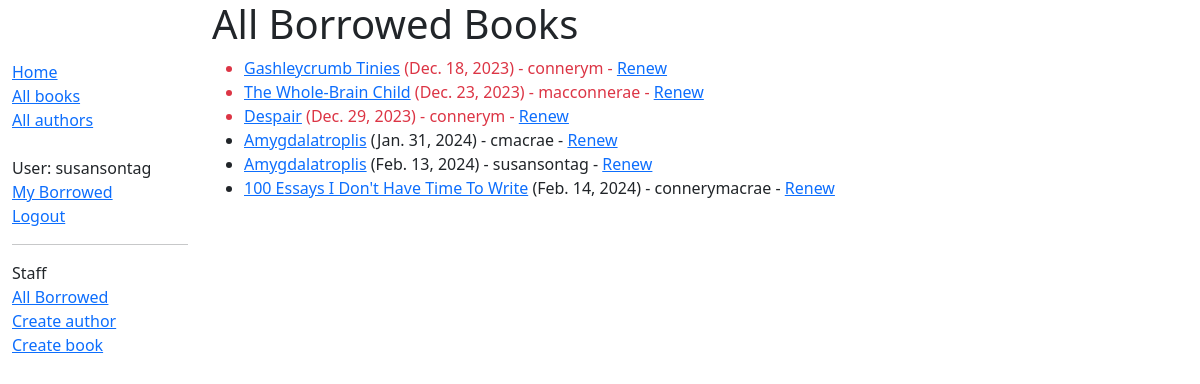
Screenshot of /catalog/allloans/ (signed in) with the database file from the repository.
### catalog/models.py (models this page shows, shortened)
class BookInstance(models.Model):
    book = models.ForeignKey('Book', on_delete=models.RESTRICT,
                             null=True)
    id = models.UUIDField(primary_key=True, default=uuid.uuid4,
                          help_text="Unique ID for this particular book "
                                    "across the whole library")
    imprint = models.CharField(max_length=200)
    due_back = models.DateField(null=True, blank=True)
    borrower = models.ForeignKey(settings.AUTH_USER_MODEL, on_delete=models.SET_NULL, null=True, blank=True)
    LOAN_STATUS = (
        ('m', 'Maintenance'),
        ('o', 'On loan'),
        ('a', 'Available'),
        ('r', 'Reserved'),
    )
    status = models.CharField(
        max_length=1,
        choices=LOAN_STATUS,
        blank=True,
        default='m',
        help_text='Book availability',
    )
    class Meta:
        ordering = ['book', 'due_back']
        permissions = (("can_mark_returned", "Set book as returned"),)
    def is_overdue(self):
        return bool(self.due_back and date.today() > self.due_back)

class Book(models.Model):
    title = models.CharField(max_length=200)
    volume = models.IntegerField(null=True, blank=True)
    author = models.ForeignKey('Author', on_delete=models.RESTRICT, null=True)
    summary = models.TextField(
        max_length=1000, help_text="Enter a brief description of the book")
    ibsn = models.CharField('IBSN', max_length=13,
                            unique=True, help_text='13 Characters <a '
                                                   'href="https://www.isbn-international.org/content/what-isbn'
                                                   '">ISBN number</a>')
    genre = models.ManyToManyField(Genre, help_text="Select a genre for this book")
    language = models.ForeignKey(
        'Language', on_delete=models.SET_NULL, null=True)
    def display_genre(self):
        """Create a string for the Genre. This is required to display genre in Admin."""
        return ', '.join(genre.name for genre in self.genre.all()[:3])
    display_genre.short_description = 'Genre'

### catalog/views.py (the view)
# urls.py: path('allloans/', views.LoanedBooksListView.as_view(), name='all-borrowed'),
class LoanedBooksListView(PermissionRequiredMixin, generic.ListView):
    permission_required = 'catalog.view_bookinstance'
    model = BookInstance
    template_name = 'catalog/bookinstance_list_borrowed.html'
    paginate_by = 25
    def get_queryset(self):
        return (
            BookInstance.objects.filter(status__exact='o')
            .order_by('due_back')
        )

### catalog/templates/catalog/bookinstance_list_borrowed.html
{% extends "base_generic.html" %}
{% block content %}
    <h1>All Borrowed Books</h1>
    {% if bookinstance_list %}
    <ul>
      {% for bookinst in bookinstance_list %}
      <li class="{% if bookinst.is_overdue %}text-danger{% endif %}">
        <a href="{% url 'book-detail' bookinst.book.pk %}">{{ bookinst.book.title }}</a> ({{ bookinst.due_back }})
          - {{bookinst.borrower}}
          {% if perms.catalog.can_mark_returned %}- <a href="{% url 'renew-book-librarian' bookinst.id %}">Renew</a>{% endif %}
      </li>
      {% endfor %}
    </ul>
    {% else %}
      <p>There are no books borrowed.</p>
    {% endif %}
{% endblock %}

### catalog/templates/base_generic.html (shortened to what this page needs)
<!DOCTYPE html>
<html lang="en">
  <head>
    <link href="https://cdn.jsdelivr.net/npm/bootstrap@5.3.2/dist/css/bootstrap.min.css"
      rel="stylesheet"
>
    {% load static %}
    <link rel="stylesheet" href="{% static 'css/styles.css' %}" />
  </head>
  <body>
    <div class="container-fluid">
      <div class="row">
        <div class="col-sm-2">
          {% block sidebar %}
            <ul class="sidebar-nav">
              <li><a href="{% url 'index' %}">Home</a></li>
              <li><a href="{% url 'books' %}">All books</a></li>
              <li><a href="{% url 'authors' %}">All authors</a></li>
                <br>
            {% if user.is_authenticated %}
            <li>User: {{ user.get_username }}</li>
                <li><a href="{% url 'my-borrowed' %}">My Borrowed</a></li>
            <li><a href="{% url 'logout' %}?next={{ request.path }}">Logout</a></li>
            {% else %}
            <li><a href="{% url 'login' %}?next={{ request.path }}">Login</a></li>
            {% endif %}
                <hr>
            {% if user.is_staff %}
             <li>Staff</li>
                <li><a href="{% url 'all-borrowed' %}">All Borrowed</a></li>
                {% if perms.catalog.add_author %}
                <li><a href="{% url 'author-create' %}">Create author</a></li>
                {% endif %}
                {% if perms.catalog.add_book %}
                <li><a href="{% url 'book-create' %}">Create book</a></li>
                {% endif %}
            {% endif %}
            </ul>
          {% endblock %}
        </div>
        <div class="col-sm-10 ">{% block content %}{% endblock %}
</div>
      </div>
    </div>
  </body>
</html>

### catalog/static/css/styles.css (style rules this page uses)
.sidebar-nav { margin-top: 60px; padding: 0; list-style: none; }

### rows the page displays
BookInstance: book "Gashleycrumb Tinies", due_back "Dec. 18, 2023", borrower "connerym"
BookInstance: book "The Whole-Brain Child", due_back "Dec. 23, 2023", borrower "macconnerae"
BookInstance: book "Despair", due_back "Dec. 29, 2023", borrower "connerym"
BookInstance: book "Amygdalatroplis", due_back "Jan. 31, 2024", borrower "cmacrae"
BookInstance: book "Amygdalatroplis", due_back "Feb. 13, 2024", borrower "susansontag"
BookInstance: book "100 Essays I Don't Have Time To Write", due_back "Feb. 14, 2024", borrower "connerymacrae"

### other values shown
{{ user.get_username }} "susansontag"
